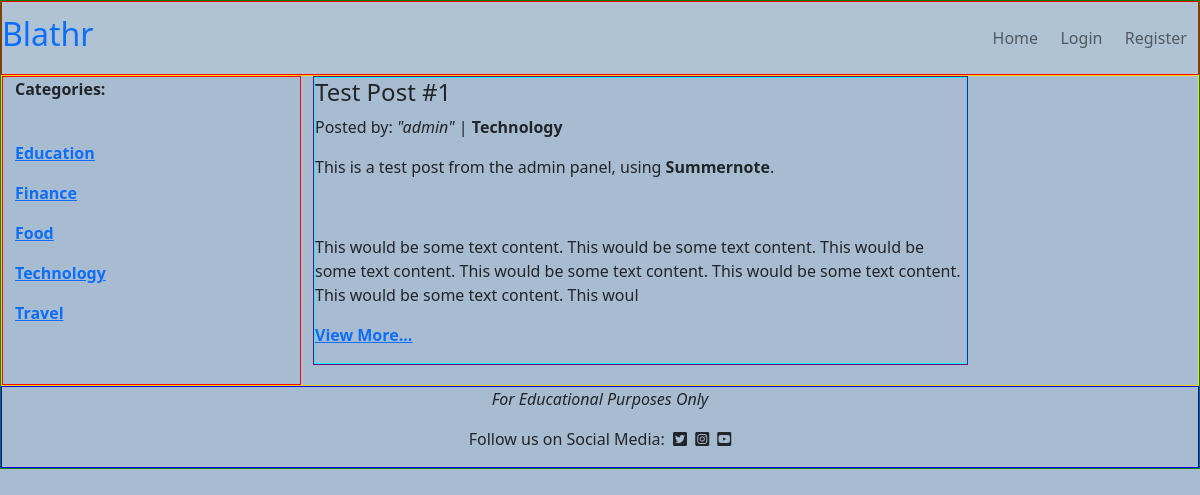
The app's page /, older data.
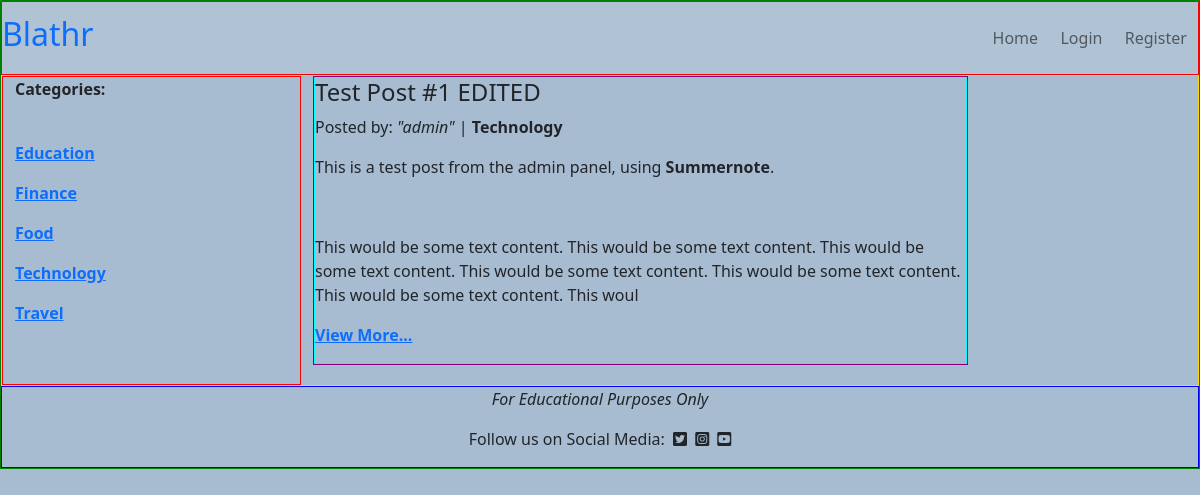
The same page, newer data.
### posts/models.py (models this page shows, shortened)
class Post(models.Model):
    post_id = models.AutoField(primary_key=True)
    title = models.CharField(max_length=200, unique=True, blank=False,
                             null=False)
    author = models.ForeignKey(User, on_delete=models.CASCADE)
    created_date = models.DateTimeField(auto_now_add=True)
    content = models.TextField()
    category = models.ForeignKey(Category, on_delete=models.CASCADE)
    status = models.IntegerField(choices=STATUS, default=0)
    vote_count = models.ManyToManyField(User, related_name='vote_count',
                                        blank=True)

class Category(models.Model):
    category_id = models.AutoField(primary_key=True)
    name = models.CharField(max_length=20, unique=True, null=False)
    def __str__(self):
        return self.name
    class Meta:
        verbose_name_plural = 'categories'
        ordering = ('name',)

### posts/views.py (the view)
# urls.py: 2. Add a URL to urlpatterns:  path('', views.home, name='home')
def home(request):
    category_list = Category.objects.all()
    post_list = Post.objects.filter(category__name="Technology").order_by('-created_date')
    return render(request, 'index.html', {'post_list': post_list,
                                          'category_list': category_list})

### templates/index.html
{% extends 'base.html' %}
{% block content %}
<div class="row" id="body-row">
    <div class="col-md-3" id="category-col">
        <p><strong>Categories:</strong></p><br>
        {% for category in category_list %}
        <p><a href="{{ category.id }}"><strong>{{ category.name }}</strong></a></p>
        {% endfor %}
    </div>
    <div class="col-md-9">
        {% for post in post_list %}
        {% if post.status == 1 %}
        <div class="col-12 col-md-9">
            <div class="post-card">
                <div class="post-card-body">
                    <h4>{{ post.title }}</h4>
                    <p>Posted by: <em>"{{ post.author }}"</em> | <strong>{{ post.category }}</strong></p>
                    <p>{{ post.content | safe | slice:":300"}}</p>
                    <p><strong><a href="post_detail/{{ post.post_id }}">View More...</a></strong></p>
                </div>
            </div>
        </div>
        {% endif %}
        {% endfor %}
    </div>
</div>
{% endblock %}

Row changes from the older to the newer data that the page shows:
changed Post "admin": title "Test Post #1" → "Test Post #1 EDITED"
